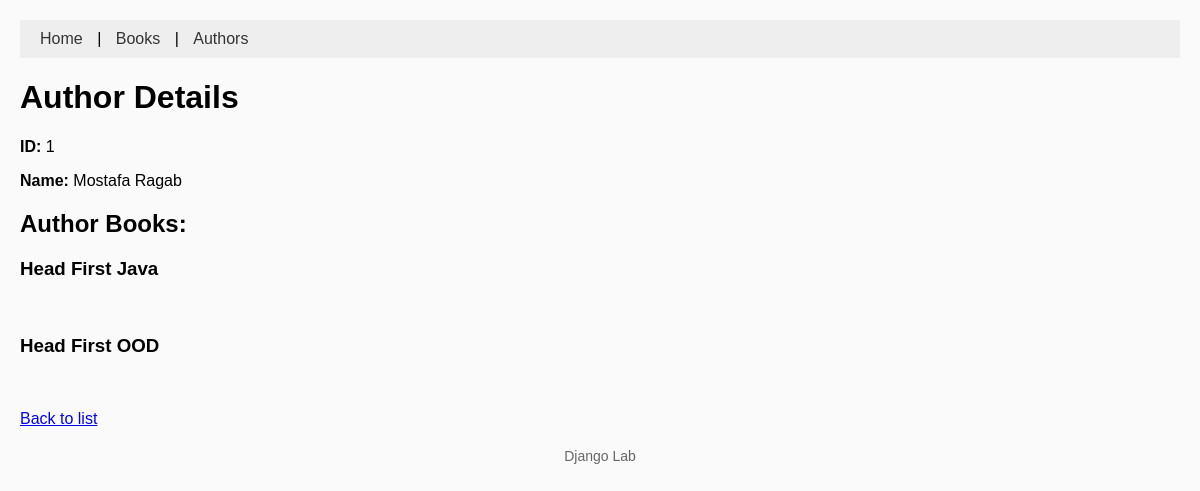
The app's page /library/1/, older data.
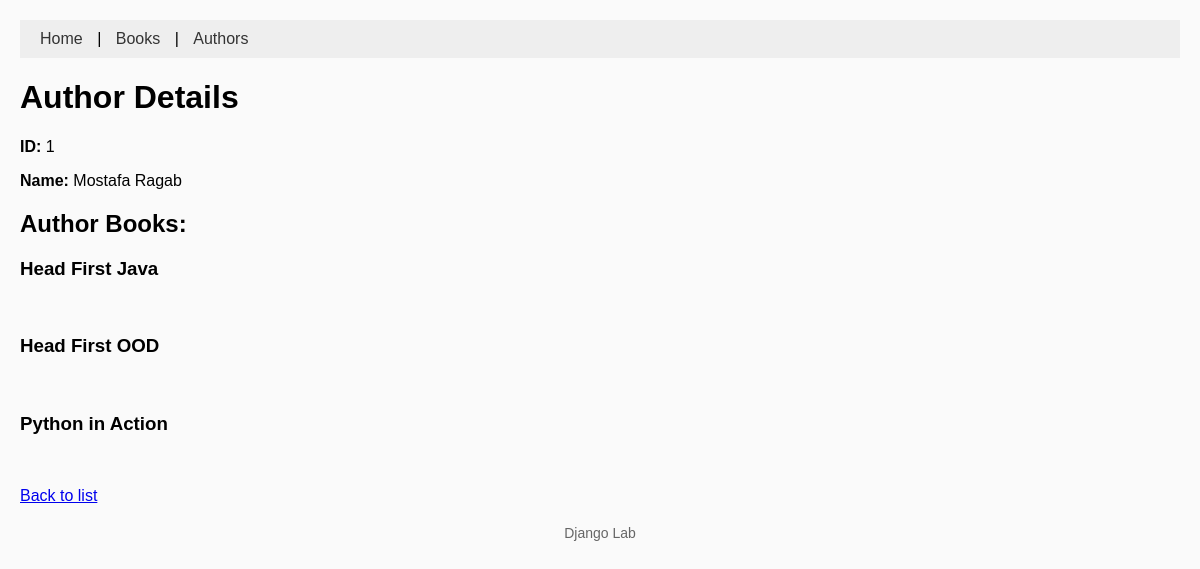
The same page, newer data.
### library/models.py (models this page shows, shortened)
class Books(models.Model):
    Name = models.CharField(max_length=100)
    id = models.IntegerField(primary_key=True)
    price = models.FloatField(null=True)

### library/views.py (the view)
# urls.py: path('<int:author_id>/', views.author_detail, name='author_detail'),
def author_detail(request, author_id):
    result = a.objects.values()
    Authors = [entry for entry in result]
    result = b.objects.values()
    Books = [entry for entry in result]
    result = ab.objects.values()
    AuthorsBooks = [entry for entry in result]
    author = None
    for au in Authors:
        if str(au.get("id")) == str(author_id):
            author = au
            break
    return render(request, 'library/author_detail.html', {"books": Books , "author":author , "AuthorsBooks" : AuthorsBooks})

### library/templates/library/author_detail.html (shortened to what this page needs)
{% extends 'base.html' %}
{% load static %}
{% block content %}
    <h1>Author Details</h1>
    <p>
        <strong>ID:</strong> {{ author.id }}
    </p>
    <p>
        <strong>Name:</strong> {{ author.name }}
    </p>
    <p>
        <h2>Author Books:</h2>
        {% for ba in AuthorsBooks %}
            {% for b in books %}
                {% if author.id == ba.AuthorID_id %}
                {% if b.id == ba.BookId_id %}
                    <h3>{{b.Name}}</h3>
                    <br>
                {% endif %}
                {% endif %}
            {% endfor %}
        {% endfor %}
    </p>
    <p>
        <a href="/library/">Back to list</a>
    </p>
{% endblock %}

Row changes from the older to the newer data that the page shows:
added Books: Name "Python in Action"
